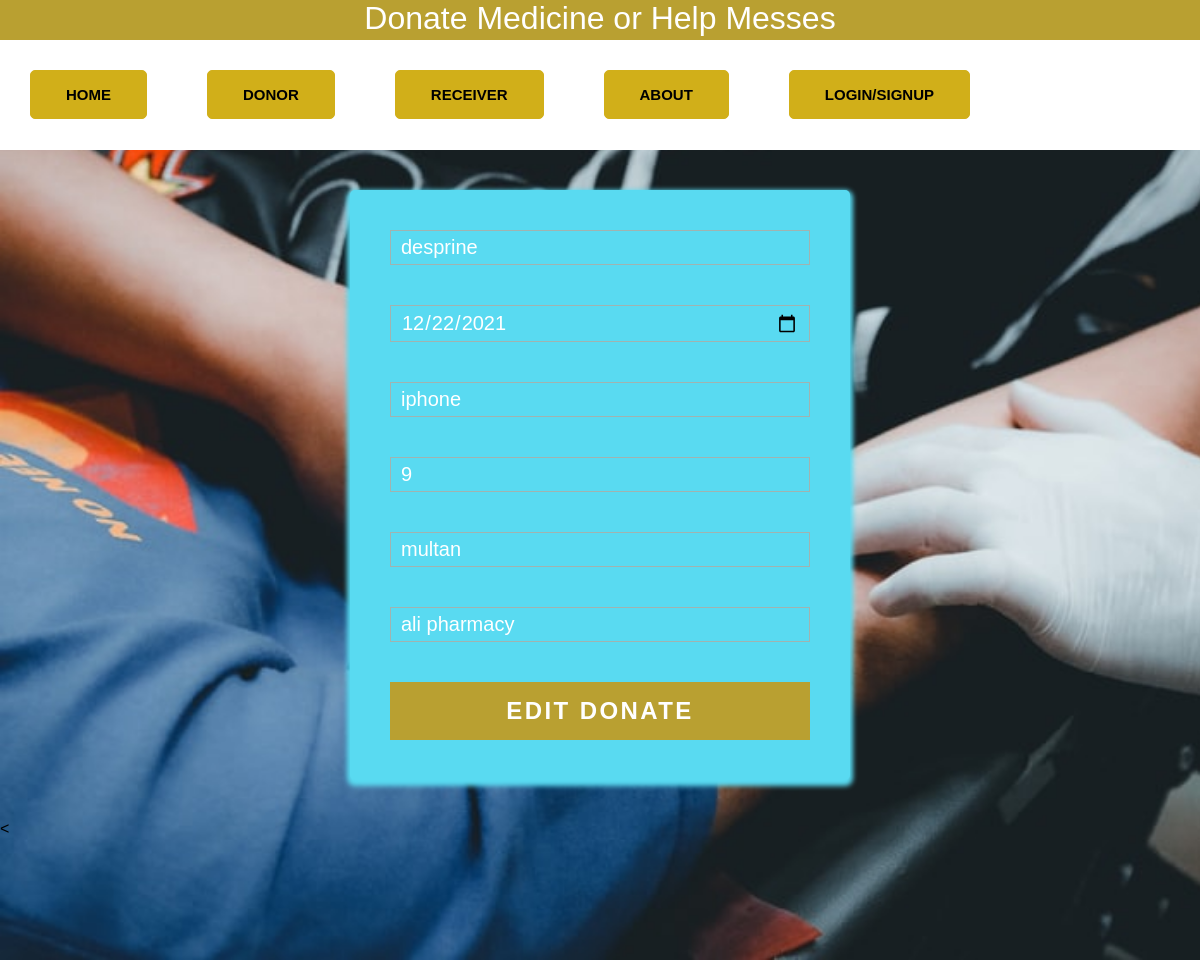
/edit_donor.php?id=7, run on the app's committed database.
### tables this page shows
CREATE TABLE `donor` (
  `id` int(11) NOT NULL,
  `do_medicine` varchar(255) DEFAULT NULL,
  `do_date` date DEFAULT NULL,
  `do_manufacturer` varchar(255) DEFAULT NULL,
  `do_quantity` int(11) DEFAULT NULL,
  `do_city` varchar(255) DEFAULT NULL,
  `do_pharmacy` varchar(255) DEFAULT NULL
);

### edit_donor.php (the view, shortened to what this page needs)
<?php
include('dbcon.php');
if (isset($_GET["id"]) && $_GET["id"] != "" ) {
    $id = intval($_GET["id"]);
    $sql = "Select * from donor Where id = $id";
    $result = $connection -> query($sql);
    if ($result-> num_rows > 0) {
        while ($row = $result -> fetch_assoc()) {
            $medicine=$row['do_medicine'];
            $edate=$row['do_date'];
            $company=$row['do_manufacturer'];
            $quantity=$row['do_quantity'];
            $city=$row['do_city'];
            $pharmasy=$row['do_pharmacy'];
        }
    }else {
        echo "No Recrd Found".$connection->error;
    }
}else {
    die("No valid user ID found");
}
?>
<!DOCTYPE html>
<html lang="en">
<head>
    <link rel="stylesheet" href="samra_anwar.css">
</head>
<body>
<div class="Donor_bg">
    <div id="container">
        <div id="header">
            <h1>Donate Medicine or Help Messes </h1>
        </div>
        <div id="nav">
            <ul>
                <li> <a href="dashboard.php"><b>Home</b></a></li>
                <li> <a href="donor.php"><b>Donor</b> </a></li>
                <li><a href="receive.php"><b>Receiver</b> </a></li>
                <li><a href="about.php"> <b>About</b> </a></li>
                <li> <a href="signup.php"><b>login/signup</b> </a></li>
            </ul>
        </div>
    </div>
    <div class="form">
        <form action="update_donor.php" method="post">
            <div class="field-wrap">
                <input type="text" name="medicine" value="<?php echo $medicine; ?>" placeholder="name of medicine">
            </div>
            <div class="field-wrap">
                <input type="date" name="edate" value="<?php echo $edate; ?>"  placeholder="exp date of medicine">
            </div>
            <div class="field-wrap">
                <input type="text" name="company" value="<?php echo $company; ?>" placeholder="manufacturer">
            </div>
            <div class="field-wrap">
                <input type="text" value="<?php echo $quantity; ?>" name="quantity" placeholder="quantity of medicine">
            </div>
            <div class="field-wrap">
                <input type="text" name="city" value="<?php echo $city; ?>" placeholder="name of city">
            </div>
            <div class="field-wrap">
                <input type="text" name="pharmasy" value="<?php echo $pharmasy; ?>" placeholder="name of pharmasy">
            </div>
            <button type="submit" class="button button-block" name="submit" />Edit Donate</button>
        </form>
    </div><
</div>
</body>
</html>

### samra_anwar.css (style rules this page uses)
* { margin: 0px; padding: 0px; box-sizing: border-box; font-family: 'Franklin Gothic Medium', 'Arial Narrow', Arial, sans-serif; }
#container { background-color: white; height: 150px; width: 100%; }
#header { background-color:rgb(185, 160, 49); width: 100%; height: 40px; color: white; text-align: right; }
#nav { background-color: rgb(255, 255, 255); width: 100%; }
#nav ul { display: flex; }
#nav ul li { list-style: none; margin: 30px; padding: 0px 20px 0px 20px; border: 1px solid rgb(209, 175, 25); background-color: rgb(209, 175, 25); transition: all 0.4s; border-radius: 5px; cursor: pointer; }
#nav ul li a { text-decoration: none; text-transform: uppercase; text-align: center; font-size: 15px; color: black; }
#about3 p,ul li { margin: 30px; margin-top: 0px; }
.f1 h2 ,h1 ,p,a { margin-top: 0px; }
.Donor_bg { background-image: url(a.jpg) ; background-repeat: no-repeat; background-size: cover; height: 100vh; width: 100%; }
a { text-decoration:none; color:rgb(185, 160, 49);; transition:.5s ease; }
.form { background:#59daf1; padding: 40px; max-width:500px; margin:40px auto; border-radius:5px; box-shadow:0px 3px 5px 3px #59daf1; }
li a { display:block; text-decoration:none; padding:15px; background:rgba(#a0b3b0,.25); color:black; font-size:20px; float:left; width:50%; text-align:center; cursor:pointer; transition:.5s ease; }
h1 { text-align:center; color:#ffffff; font-weight:300; margin:0 0 40px; }
input, textarea { font-size:20px; display:block; width:100%; height:100%; padding:5px 10px; background:none; background-image:none; border:1px solid #a0b3b0; color:#ffffff; border-radius:0; transition:border-color .25s ease, box-shadow .25s ease; }
.field-wrap { position:relative; margin-bottom:40px; }
.button { border:0; outline:none; border-radius:0; padding:15px 0; font-size:1.5rem; font-weight:600; text-transform:uppercase; letter-spacing:.1em; background:rgb(185, 160, 49); color:#ffffff; transition:all.5s ease; -webkit-appearance: none; }
.button-block { display:block; width:100%; }

### edit_donor.php (style rules this page uses)
.Donor_bg { height: 120vh; }

### data on the page
donor: medicine "desprine", edate "12/22/2021", company "iphone", quantity "9", city "multan", pharmasy "ali pharmacy"
